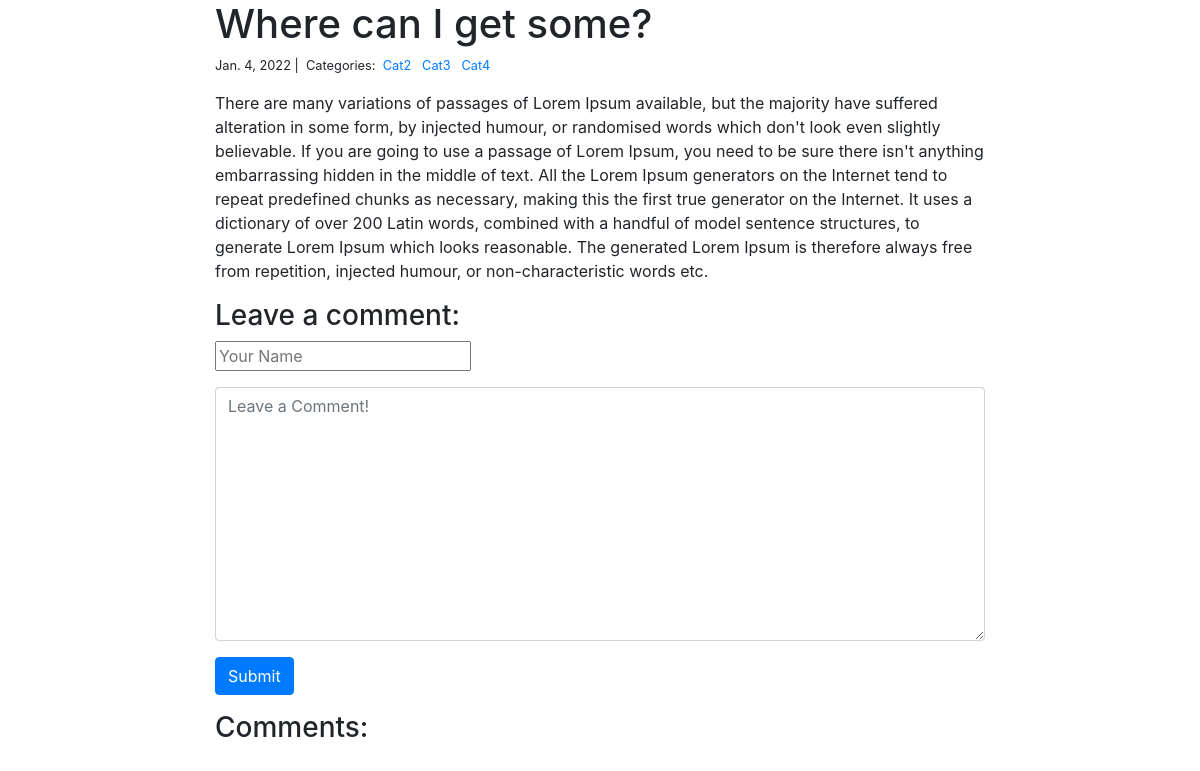
Screenshot of /blogs/4/ with the database file from the repository.
### blog/models.py (models this page shows)
class Posts(models.Model):
    title = models.CharField(max_length=255)
    body = models.TextField()
    created_on = models.DateTimeField(auto_now_add=True)
    last_modified = models.DateTimeField(auto_now=True)
    categories = models.ManyToManyField('Category', related_name="posts")

class Category(models.Model):
    name = models.CharField(max_length=20)

### blog/views.py (the view, shortened to what this page needs)
# urls.py: path("<int:pk>/", views.blog_detail, name="blog_detail"),
def blog_detail(request, pk):
    post = Posts.objects.get(pk=pk)
    form = CommentForm()  # imstance of form
    comments = Comment.objects.filter(post=post)
    context = {
        "post": post,
        "comments": comments,
        "form": form
    }
    return render(request, "blog_detail.html", context)

### blog/forms.py
class CommentForm(forms.Form):
    author = forms.CharField(
        max_length=60,
        widget=forms.TextInput(attrs={
            "class": "form-contrl",
            "placeholder": "Your Name"
        })
    )
    body = forms.CharField(widget=forms.Textarea(attrs={
        "class": "form-control",
        "placeholder": "Leave a Comment!"
    }))

### blog/templates/blog_detail.html (shortened to what this page needs)
{% extends "base.html" %}
{% block page_content %}
<div class="col-md-8 offset-md-2">
    <h1>{{ post.title }}</h1>
    <small>
        {{ post.created_on.date }} |&nbsp;
        Categories:&nbsp;
        {% for category in post.categories.all %}
        <a href="{% url 'blog_category' category.name %}">
            {{ category.name }}
        </a>&nbsp;
        {% endfor %}
    </small>
    <p>{{ post.body | linebreaks }}</p>
    <h3>Leave a comment:</h3>
    <form action="/blogs/{{ post.pk }}/" method="post">
        <div class="form-group">
            {{ form.author }}
        </div>
        <div class="form-group">
            {{ form.body }}
        </div>
        <button type="submit" class="btn btn-primary">Submit</button>
    </form>
    <h3>Comments:</h3>
</div>
{% endblock %}

### rows the page displays
Posts: title "Where can I get some?", created_on "Jan. 4, 2022", body "There are many variations of passages of Lorem Ipsum available, but the majority have suffered alteration in some form, by injected humour, or randomised words which don't look even slightly believable. If you are going to use a passage of Lorem Ipsum, you need to be sure there isn't anything embarrassing hidden in the middle of text. All the Lorem Ipsum generators on the Internet tend to repeat predefined chunks as necessary, making this the first true generator on the Internet. It uses a dictionary of over 200 Latin words, combined with a handful of model sentence structures, to generate Lorem Ipsum which looks reasonable. The generated Lorem Ipsum is therefore always free from…"
Category: name "Cat2"
Category: name "Cat3"
Category: name "Cat4"
